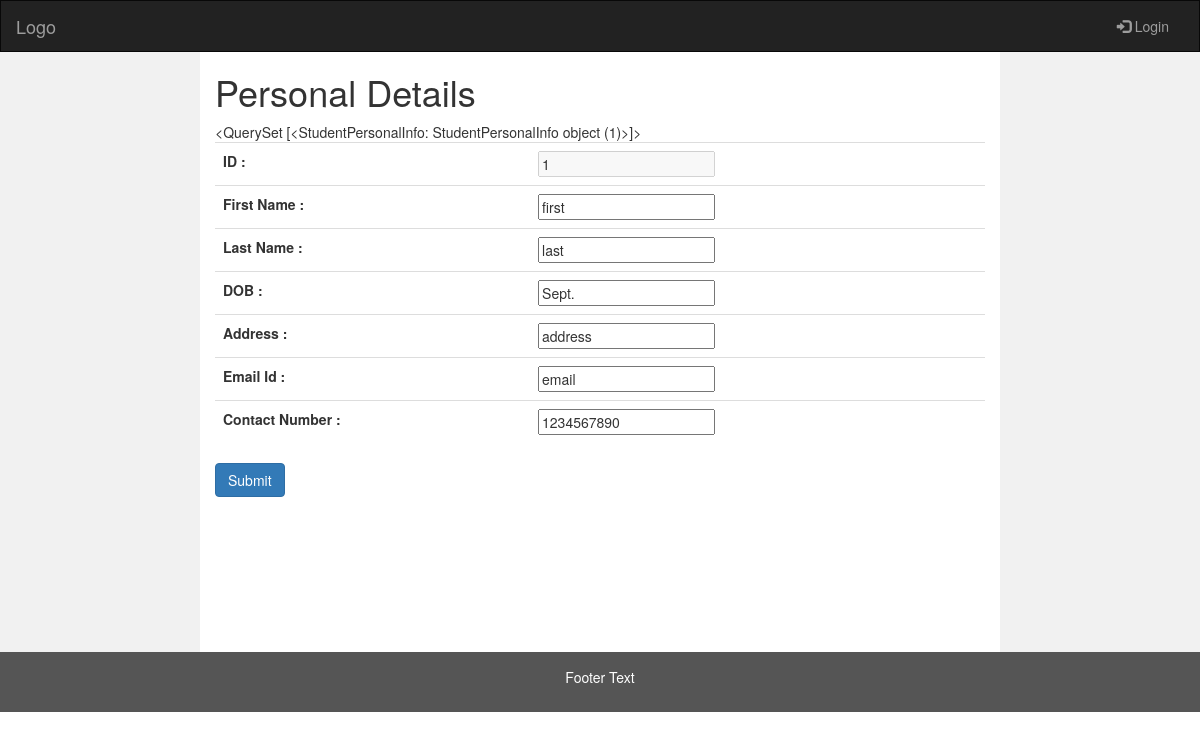
Screenshot of /editpersonal/1/ with the database file from the repository.
### student/models.py (models this page shows)
class StudentPersonalInfo(models.Model):
	student_id = models.CharField(max_length=20,unique=True)
	student_firstname = models.CharField(max_length=50)
	student_lastname = models.CharField(max_length=50)
	student_dob = models.DateField()
	student_address = models.CharField(max_length=2000)
	student_email = models.CharField(max_length=50)
	student_phoneno = models.IntegerField()

### student/views.py (the view)
# urls.py: url(r'^editpersonal/(?P<sid>\w+)/$',views.editpersonal,name='editpersonal'),]
def editpersonal(request,sid):
	student_details = StudentPersonalInfo.objects.filter(student_id=sid)
	if request.method == "POST":
		form = ViewForm(request.POST)
		if form.is_valid():
			StudentPersonalInfo.objects.filter(student_id=sid).update(student_firstname='aaaa')
			return redirect('success',sid=id)
	else:
		form = ViewForma()
	return render(request, "editpersonal.html", {'form':form,'id':student_details})

### student/forms.py
class ViewForma (forms.ModelForm):
	student_id = forms.CharField(label='ID',max_length=12)
	student_firstname = forms.CharField(label='First Name',max_length=50)
	student_lastname = forms.CharField(label='Last Name',max_length=50)
	student_dob = forms.DateField(label='DOB')
	student_address = forms.CharField(label='Address',widget=forms.Textarea)
	student_email = forms.CharField(label='Email Id',max_length=50)
	student_phoneno = forms.IntegerField(label='Contact Number')
	class Meta :
		model = StudentPersonalInfo
		fields = '__all__'

### student/templates/editpersonal.html (shortened to what this page needs)
<!DOCTYPE html>
<html lang="en">
<head>
  <link rel="stylesheet" href="https://maxcdn.bootstrapcdn.com/bootstrap/3.3.7/css/bootstrap.min.css">
</head>
<body>
<nav class="navbar navbar-inverse">
  <div class="container-fluid">
    <div class="navbar-header">
      <a class="navbar-brand" href="#">Logo</a>
    </div>
    <div class="collapse navbar-collapse" id="myNavbar">
      <ul class="nav navbar-nav navbar-right">
        <li><a href="#"><span class="glyphicon glyphicon-log-in"></span> Login</a></li>
      </ul>
    </div>
  </div>
</nav>
<div class="container-fluid text-center">
  <div class="row content">
    <div class="col-sm-2 sidenav">
    </div>
    <div class="col-sm-8 text-left">
      <h1>Personal Details</h1>
		<form method="post">
				{{id}}
					<br>
					{% for student in id %}
					<table class = "table">
					<tr>
					<td><label>ID : </label></td><td><input type="text" name="student_id" value={{student.student_id}} disabled></td>
					</tr>
					<tr>
					<td><label>First Name :</label></td><td><input type="text" name="student_firstname" value={{student.student_firstname}}></td>
					</tr>
					<tr>
					<td><label>Last Name :</label></td><td><input type="text" name="student_lastname" value={{student.student_lastname}}></td>
					</tr>
					<tr>
					<td><label>DOB :</label></td><td><input type="text" name="student_dob" value={{student.student_dob}}></td>
					</tr>
					<tr>
					<td><label>Address :</label></td><td><input type="text" name="student_address" value={{student.student_address}}></td>
					</tr>
					<tr>
					<td><label>Email Id :</label></td><td><input type="text" name=".student_email" value={{student.student_email}}></td>
					</tr>
					<tr>
					<td><label>Contact Number :</label></td><td><input type="text" name="student_phoneno" value={{student.student_phoneno}}></td>
					</tr>
					</table>
					{% endfor %}
		<div class="form-actions">
			<button type="submit" class="btn btn-primary btn-Custom">Submit</button>
		</div>
		</form>
    </div>
    <div class="col-sm-2 sidenav">
    </div>
  </div>
</div>
<footer class="container-fluid text-center">
  <p>Footer Text</p>
</footer>
</body>
</html>

### student/templates/editpersonal.html (style rules this page uses)
.navbar { margin-bottom: 0; border-radius: 0; }
.row.content { height: 600px }
.sidenav { padding-top: 20px; background-color: #f1f1f1; height: 100%; }
footer { background-color: #555; color: white; padding: 15px; }

### rows the page displays
StudentPersonalInfo: id "<QuerySet [<StudentPersonalInfo: StudentPersonalInfo object (1)>]>", student_id "1", student_firstname "first", student_lastname "last", student_address "address", student_email "email", student_phoneno "1234567890"
